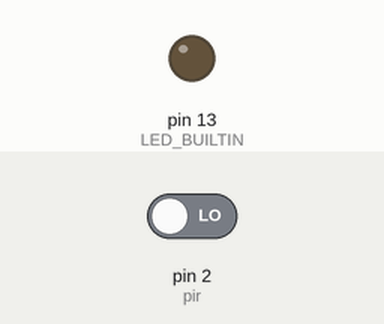
A sketch run on a simulated Arduino Uno, built with avr-gcc and run on an emulated ATmega328P. On the bench: output pins drawn as LEDs (lit = HIGH). The test bench sets the inputs (shaded band); at power-on: pin 2 (pir) LOW.

Above: at 1.2 s.
1.3 s: pin 2 (pir) driven HIGH
At 2.0 s:
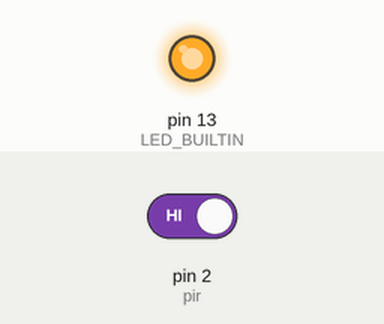
2.8 s: pin 2 (pir) driven LOW
At 3.2 s:
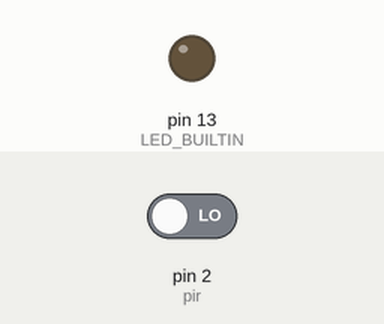
Timing chart, 0 to 5.8 s (numbered marks = the images above; inputs shaded):
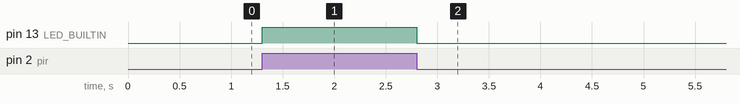

The sketch:

movement.ino
```cpp
int pir = 2;
int etat = 0;
void setup()
{
  pinMode(pir, INPUT);
  pinMode(LED_BUILTIN, OUTPUT);
}

void loop()
{
 etat=digitalRead(pir);
 if (etat == HIGH)
 {
   digitalWrite(LED_BUILTIN, HIGH);
   delay(500);
 }
  else{
    digitalWrite(LED_BUILTIN, LOW);
 }
}
```

Measured:
- after the input at 1.3 s, pin 13 (LED_BUILTIN): LOW → HIGH at once
- after the input at 2.8 s, pin 13 (LED_BUILTIN): HIGH → LOW at once
